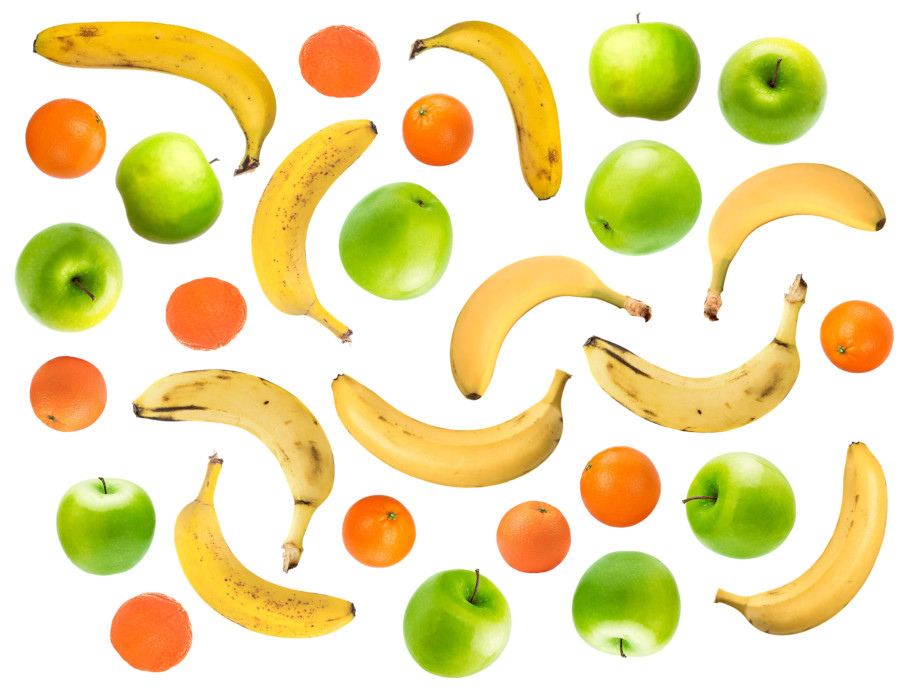
#> input picture 9517/Lab/Lab4/COMP9517_25T3_Lab4_Images/Fruits1 2.jpg, 915 x 698 px; its folder holds only this picture in this run
$ jupyter execute 9517Lab4.ipynb
#> lines starting #> are read from the running program, lines starting #| are printed output that depends on the picture; after the words box and inside, x2 and y2 are one past the last pixel; in counts of white or black regions, pixels touching at a corner belong together
### 2025 T3 Lab 4 Specification
 Author: SongyuQi

 ZID: z5536858

[cell 1]
import cv2
import numpy as np
import matplotlib.pyplot as plt
import os

def display_image(image, title='Image', cmap_type='gray'):
    if len(image.shape) == 3 and image.shape[2] == 3:
        image_rgb = cv2.cvtColor(image, cv2.COLOR_BGR2RGB)
        plt.imshow(image_rgb)
    else:
        plt.imshow(image, cmap=cmap_type)

    plt.title(title)
    plt.axis('off')
    plt.show()

N_TARGET = 10
SEG_THRESHOLD = 240
MORPH_KERNEL_SIZE = (5, 5)
BANANA_ASPECT_RATIO_MIN = 1.5
# H in Opencv from 0-179
# Orange (Mandarins) = 5-25
# Green (Apples) = 30-80
# Yellow (<= 35) and Green (> 35)
#HUE_APPLE_MANDARIN_THRESHOLD = 28
HUE_THRESH_ORANGE_YELLOW = 20
HUE_THRESH_YELLOW_GREEN = 30

image_folder = './COMP9517_25T3_Lab4_Images'
images_bgr = [cv2.imread(os.path.join(image_folder, f), cv2.IMREAD_COLOR)
 for f in sorted(os.listdir(image_folder))
 if f.endswith('.jpg')]

for i in range(len(images_bgr)):
    display_image(images_bgr[i], title=f'Original Input Image {i+1}')
#> this loop made 1 pass

[cell 2]
morph_kernel = cv2.getStructuringElement(cv2.MORPH_RECT, MORPH_KERNEL_SIZE)
processed_masks = []
for i, image_bgr in enumerate(images_bgr):
    image_gray = cv2.cvtColor(image_bgr, cv2.COLOR_BGR2GRAY)

    # pix < 240 (SEG_THRESHOLD) to 255 (white/foreground)
    # pix >= 240 (SEG_THRESHOLD) to 0 (black/background)
    _, mask_original = cv2.threshold(image_gray,
                                     SEG_THRESHOLD,
                                     255,
                                     cv2.THRESH_BINARY_INV)

    # Opening: remove small noise pixels
    mask_opened = cv2.morphologyEx(mask_original, cv2.MORPH_OPEN, morph_kernel)

    # Closing: fill holes inside the object
    mask_cleaned = cv2.morphologyEx(mask_opened, cv2.MORPH_CLOSE, morph_kernel)

    processed_masks.append(mask_cleaned)
    display_image(mask_cleaned, title=f'image {i+1} - cleaned mask (final)')
#> this loop made 1 pass
#> pass 1, `image_gray = cv2.cvtColor(image_bgr, cv2.COLOR_BGR2GRAY)`:
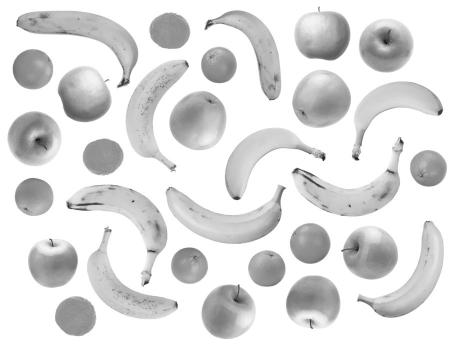
#> image_gray: shape (698, 915) (shown at 1/2 size); min 7, max 255, mean 223.1
#> pass 1, `_, mask_original = cv2.threshold(image_gray, SEG_THRESHOLD, 255, cv2.T..`:
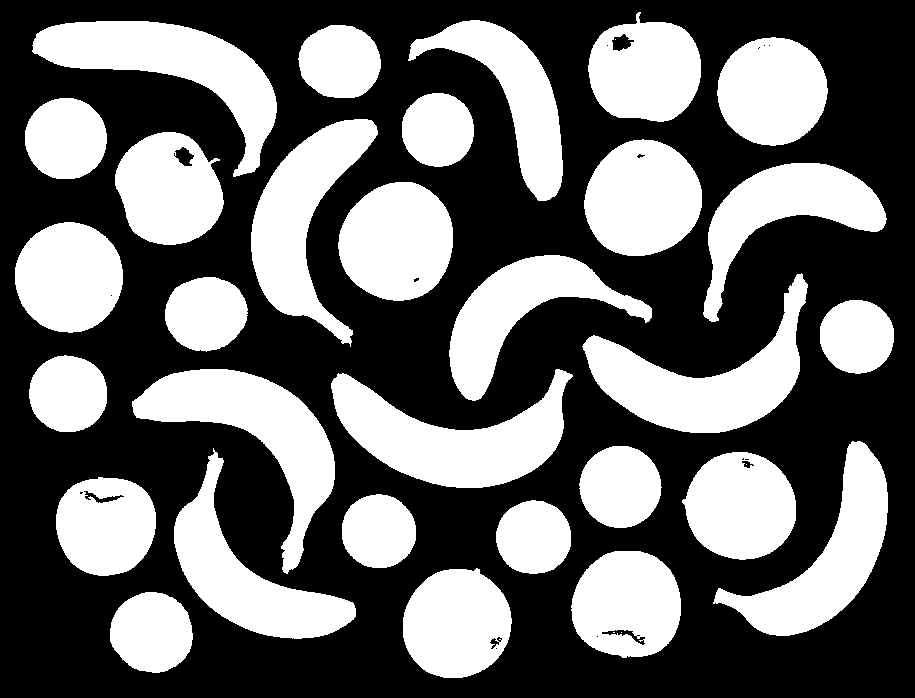
#> mask_original: shape (698, 915); 40.8% white; 34 white regions (4 under 20 px), largest, box (x1, y1, x2, y2) and area: (331, 369, 573, 488) 14073, (582, 273, 808, 433) 13394, (132, 369, 335, 574) 13386
#> pass 1, `mask_opened = cv2.morphologyEx(mask_original, cv2.MORPH_OPEN, morph_ke..`:
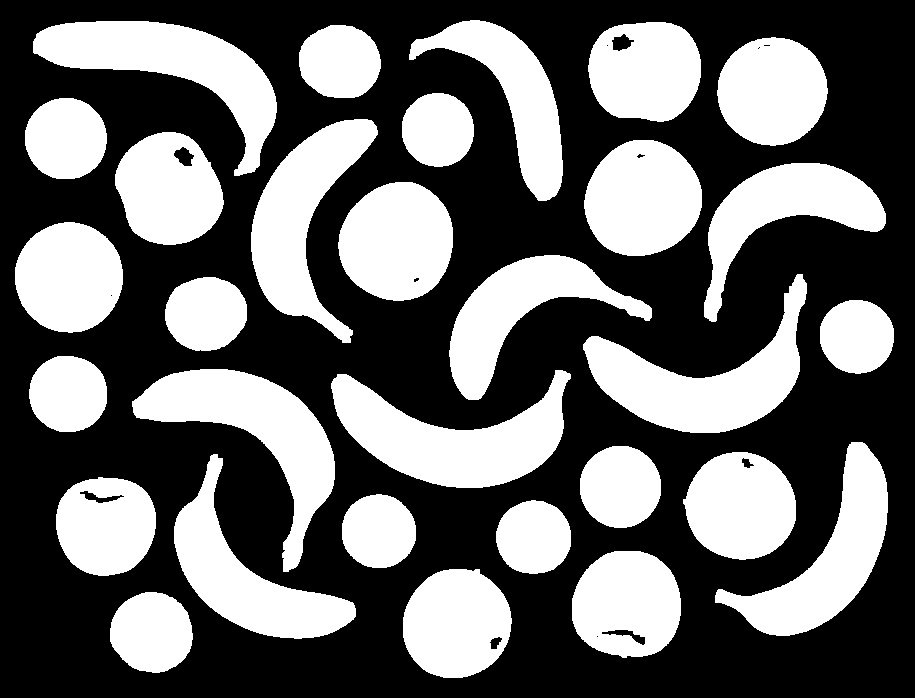
#> mask_opened: shape (698, 915); 40.7% white; 30 white regions, largest, box (x1, y1, x2, y2) and area: (331, 370, 571, 488) 14060, (583, 274, 807, 433) 13381, (132, 369, 335, 572) 13366
#> after the loop, processed_masks = 1 item

[cell 3]
all_contours_list = []
visualization_images = []

for i, mask in enumerate(processed_masks):
    contours, hierarchy = cv2.findContours(mask.copy(),
                                             cv2.RETR_EXTERNAL,
                                             cv2.CHAIN_APPROX_SIMPLE)

    all_contours_list.append(contours)
    image_with_contours = images_bgr[i].copy()
    cv2.drawContours(image_with_contours, contours, -1, (0, 255, 0), 2)

    visualization_images.append(image_with_contours)
    display_image(image_with_contours, title=f'image {i+1} - find ({len(contours)})')
#> this loop made 1 pass
#> pass 1, in display_image (call 3), `image_rgb = cv2.cvtColor(image, cv2.COLOR_BGR2RGB)`:
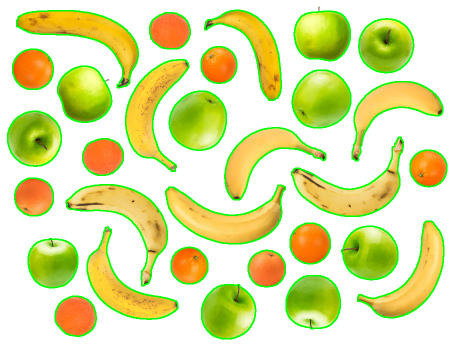
#> image_rgb: shape (698, 915, 3) (shown at 1/2 size); mean R, G, B 222.3, 227.7, 164.1
#> after the loop, all_contours_list = 1 item; visualization_images = 1 item

[cell 4]
for i, (image_bgr, mask, contours) in enumerate(zip(images_bgr, processed_masks, all_contours_list)):
    image_hsv = cv2.cvtColor(image_bgr, cv2.COLOR_BGR2HSV)
    image_classified = image_bgr.copy()

    count_apples = 0
    count_bananas = 0
    count_mandarins = 0

    for contour in contours:

        (x, y), (width, height), angle = cv2.minAreaRect(contour)
        aspect_ratio = max(width, height) / min(width, height) if min(width, height) > 0 else 0

        is_elongated = aspect_ratio > BANANA_ASPECT_RATIO_MIN #not like circle
        mask_single = np.zeros(mask.shape, dtype="uint8")
        cv2.drawContours(mask_single, [contour], -1, 255, -1)

        mean_hsv = cv2.mean(image_hsv, mask=mask_single)
        mean_hue = mean_hsv[0]

        is_orange = mean_hue < HUE_THRESH_ORANGE_YELLOW   # < 20
        is_yellow = (mean_hue >= HUE_THRESH_ORANGE_YELLOW) and (mean_hue <= HUE_THRESH_YELLOW_GREEN) # 20-30
        is_green = mean_hue > HUE_THRESH_YELLOW_GREEN    # > 30

        label = "Unclassified"
        color = (255, 0, 255) #initial
        if is_elongated and is_yellow: #rule1: not like circle and yellow
            count_bananas += 1
            label = "Banana"
            color = (0, 255, 255) # yellow
        elif (not is_elongated) and is_green: #rule2: like circle and green
            count_apples += 1
            label = "Apple"
            color = (0, 255, 0) # green
        elif (not is_elongated) and is_orange: #rule3: like circle and orange
            count_mandarins += 1
            label = "Mandarin"
            color = (0, 165, 255) # orange

        elif (not is_elongated) and is_yellow: #rule4: like circle and yellow
            count_apples += 1
            label = "Apple (Yellowish)"
            color = (0, 255, 0) # green
        elif is_elongated and is_green: #rule5: not like circle and green
            count_apples += 1
            label = "Apple (Long)"
            color = (0, 255, 0) # green
        elif is_elongated and is_orange: #rule6: not like circle and orange
            count_bananas += 1
            label = "Banana (Orangeish)"
            color = (0, 255, 255) # Yellow

        cv2.drawContours(image_classified, [contour], -1, color, 2)
        M = cv2.moments(contour)
        if M["m00"] > 0:
             cX = int(M["m10"] / M["m00"])
             cY = int(M["m01"] / M["m00"])
             cv2.putText(image_classified, label, (cX - 20, cY), cv2.FONT_HERSHEY_SIMPLEX, 0.5, (0, 0, 0), 2)

    display_image(image_classified, title=f'image{i+1}')
    print(f"--- from the image{i+1} find:---")
    print(f"  Apples:{count_apples}; Bananas:{count_bananas}; Mandarins:{count_mandarins}\n")
    diff_apples = N_TARGET - count_apples
    diff_bananas = N_TARGET - count_bananas
    diff_mandarins = N_TARGET - count_mandarins

    needs_correction = False

    if diff_apples > 0:
        print(f"  Add {diff_apples} apples")
        needs_correction = True
    elif diff_apples < 0:
        print(f"  Remove {-diff_apples} apples")
        needs_correction = True

    if diff_bananas > 0:
        print(f"  Add {diff_bananas} bananas")
        needs_correction = True
    elif diff_bananas < 0:
        print(f"  Remove {-diff_bananas} bananas")
        needs_correction = True

    if diff_mandarins > 0:
        print(f"  Add {diff_mandarins} mandarins")
        needs_correction = True
    elif diff_mandarins < 0:
        print(f"  Remove {-diff_mandarins} mandarins")
        needs_correction = True

    if not needs_correction:
        print("  All good")
#> this loop made 1 pass
#> (diff_apples, diff_bananas, diff_mandarins, needs_correction) on pass 1: (0, 0, 0, False)
#> (printed output is left out)
#> pass 1, in display_image (call 4), `image_rgb = cv2.cvtColor(image, cv2.COLOR_BGR2RGB)`:
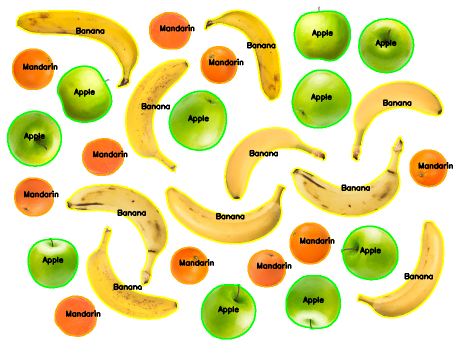
#> image_rgb: shape (698, 915, 3) (shown at 1/2 size); mean R, G, B 229.6, 223, 162.9
#> after the loop:
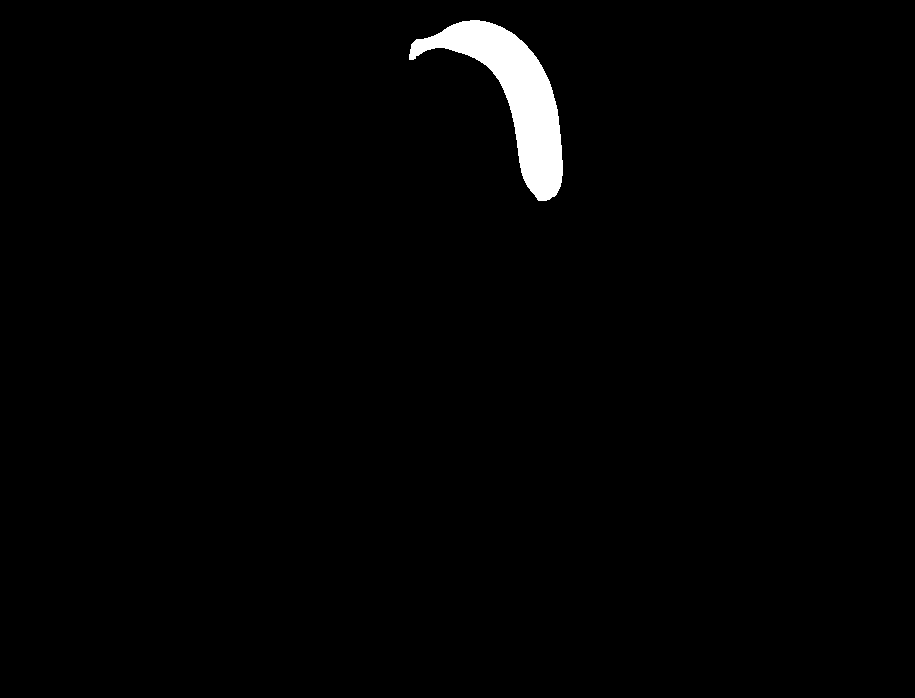
#> mask_single: shape (698, 915); 1.5% white; 1 white region, box (x1, y1, x2, y2) and area: (409, 20, 563, 201) 9340

$ run again, on 9517/Lab/Lab4/COMP9517_25T3_Lab4_Images/Fruits3 2.jpg
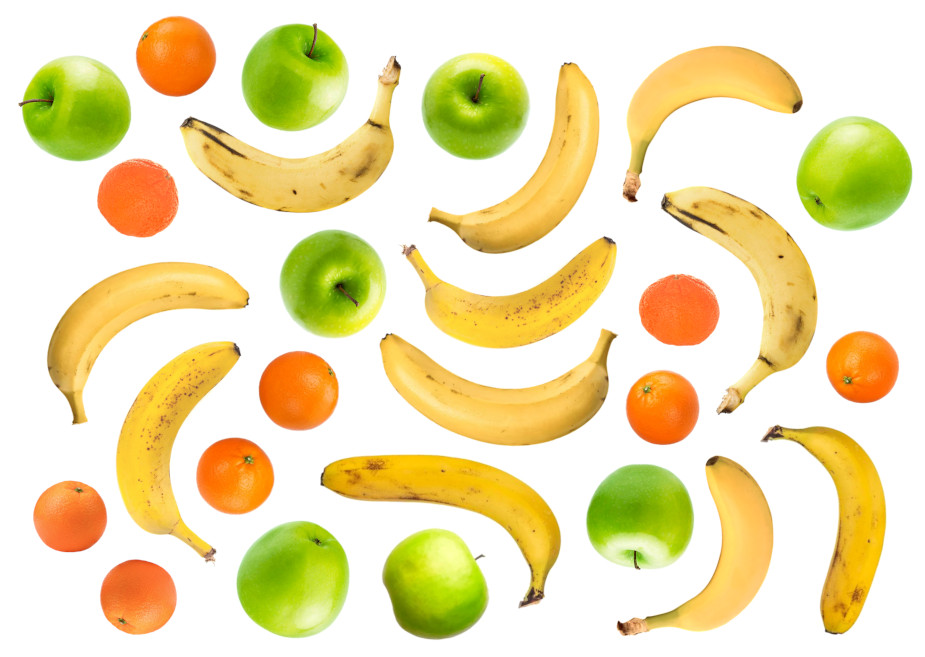
#> input picture 9517/Lab/Lab4/COMP9517_25T3_Lab4_Images/Fruits3 2.jpg, 925 x 657 px
#> the loop `for i in range(len(images_bgr)):` made 1 pass
#> the loop `for i, image_bgr in enumerate(images_bgr):` made 1 pass
#> pass 1, `_, mask_original = cv2.threshold(image_gray, SEG_THRESHOLD, 255, cv2.T..`:
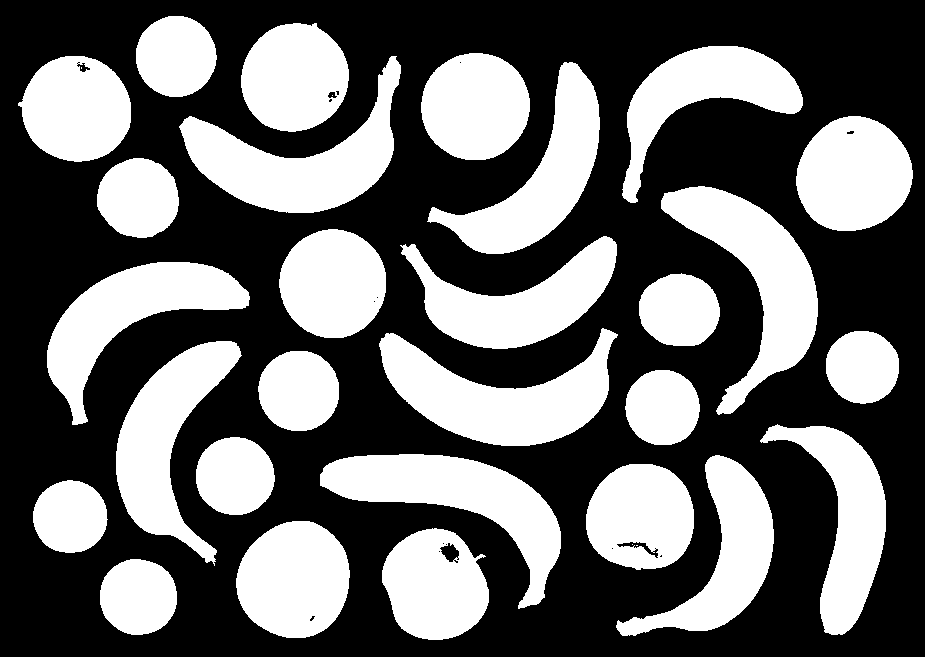
#> mask_original: shape (657, 925); 40.6% white; 32 white regions (4 under 20 px), largest, box (x1, y1, x2, y2) and area: (379, 328, 618, 446) 13738, (661, 186, 818, 415) 13062, (179, 56, 401, 213) 13037
#> after the loop `for i, image_bgr in enumerate(images_bgr):`: processed_masks = 1 item
#> the loop `for i, mask in enumerate(processed_masks):` made 1 pass
#> the loop `for i, (image_bgr, mask, contours) in enumerate(zip(images_bgr, proces..` made 1 pass
#> (diff_apples, diff_bananas, diff_mandarins, needs_correction) on pass 1: (2, -1, 1, True)
#> (printed output is left out)
#> after the loop `for i, (image_bgr, mask, contours) in enumerate(zip(images_bgr, proces..`:
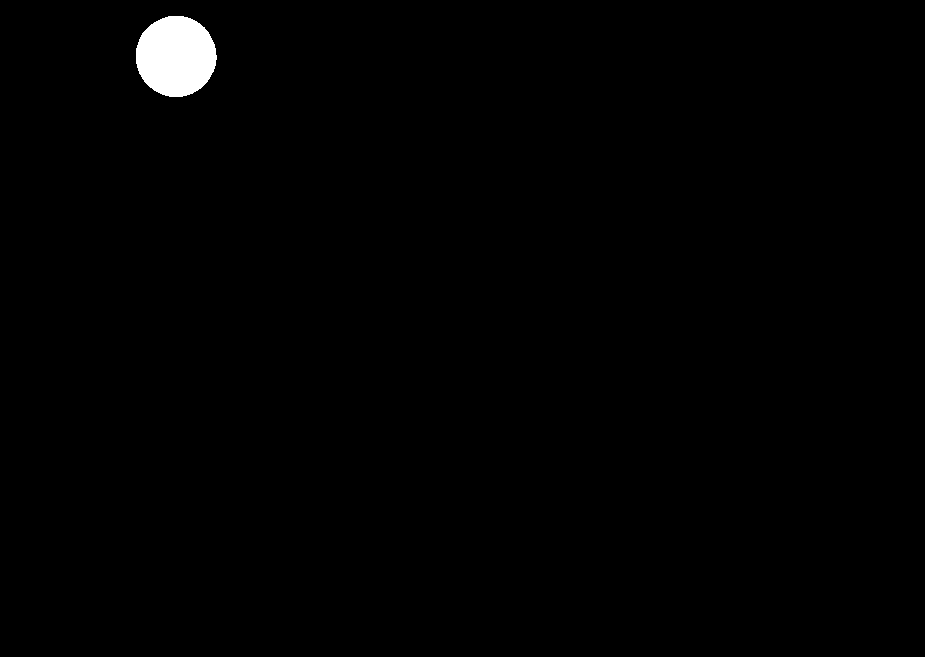
#> mask_single: shape (657, 925); 0.85% white; 1 white region, box (x1, y1, x2, y2) and area: (136, 16, 217, 97) 5140

$ run again, on 9517/Lab/Lab4/COMP9517_25T3_Lab4_Images/Fruits2 2.jpg
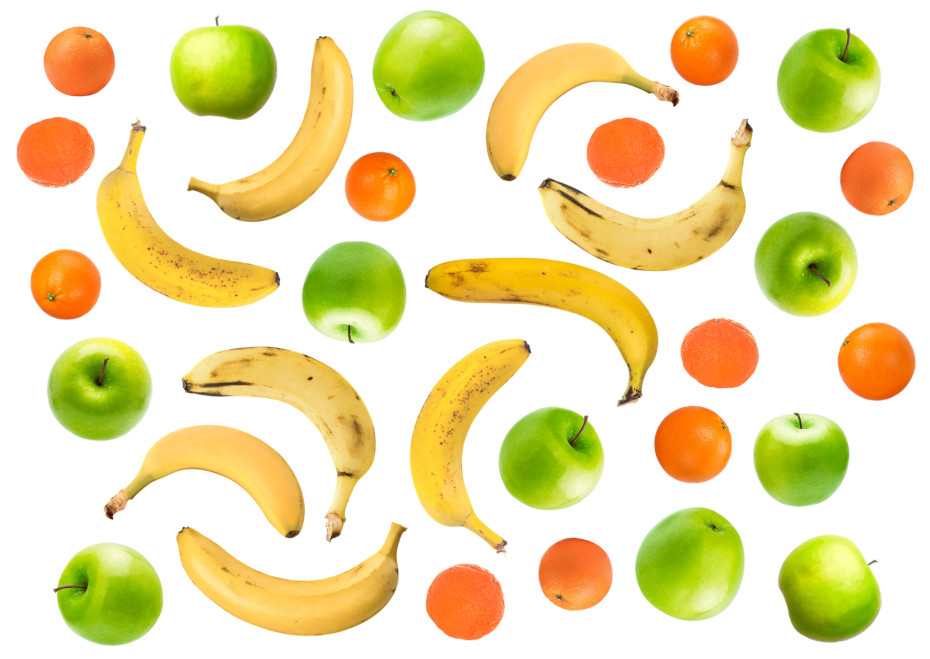
#> input picture 9517/Lab/Lab4/COMP9517_25T3_Lab4_Images/Fruits2 2.jpg, 930 x 659 px
#> the loop `for i in range(len(images_bgr)):` made 1 pass
#> the loop `for i, image_bgr in enumerate(images_bgr):` made 1 pass
#> pass 1, `_, mask_original = cv2.threshold(image_gray, SEG_THRESHOLD, 255, cv2.T..`:
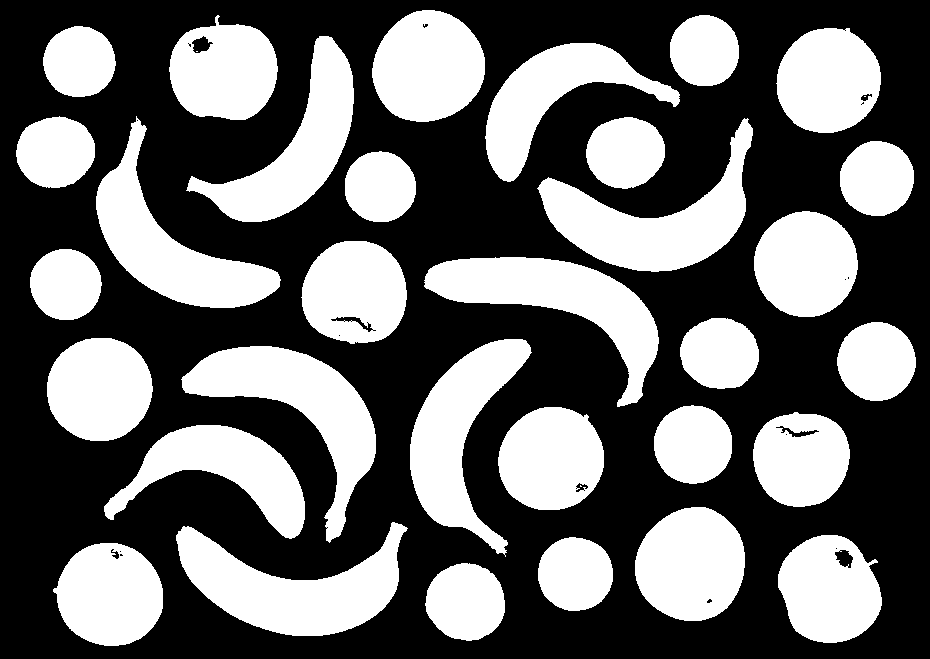
#> mask_original: shape (659, 930); 40.7% white; 35 white regions (3 under 20 px), largest, box (x1, y1, x2, y2) and area: (176, 522, 408, 636) 12941, (181, 346, 376, 543) 12295, (537, 118, 753, 272) 12277
#> after the loop `for i, image_bgr in enumerate(images_bgr):`: processed_masks = 1 item
#> the loop `for i, mask in enumerate(processed_masks):` made 1 pass
#> the loop `for i, (image_bgr, mask, contours) in enumerate(zip(images_bgr, proces..` made 1 pass
#> (diff_apples, diff_bananas, diff_mandarins, needs_correction) on pass 1: (-1, 1, -2, True)
#> (printed output is left out)
#> after the loop `for i, (image_bgr, mask, contours) in enumerate(zip(images_bgr, proces..`:
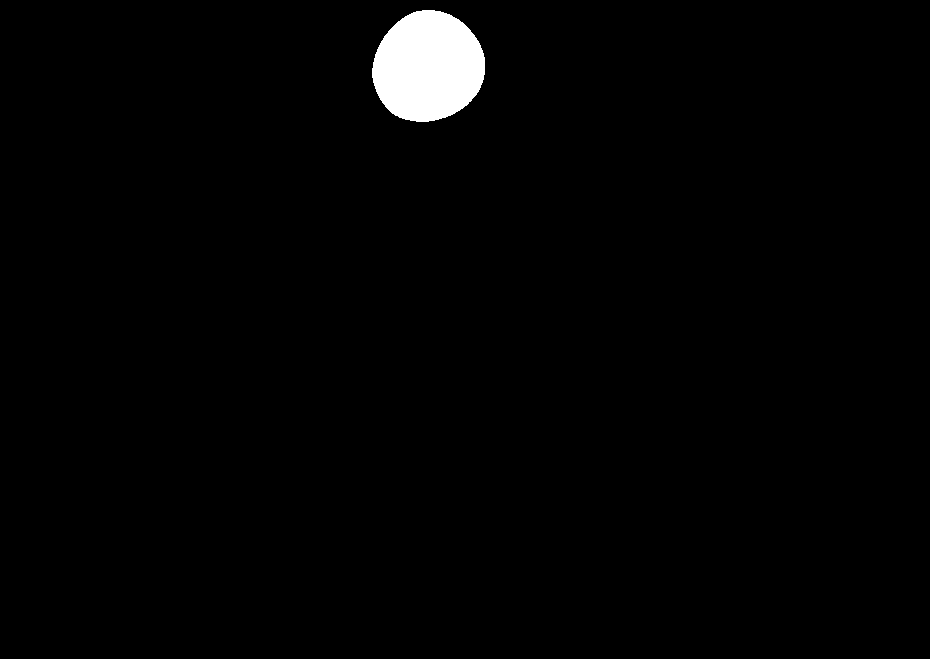
#> mask_single: shape (659, 930); 1.6% white; 1 white region, box (x1, y1, x2, y2) and area: (372, 10, 485, 122) 9802
